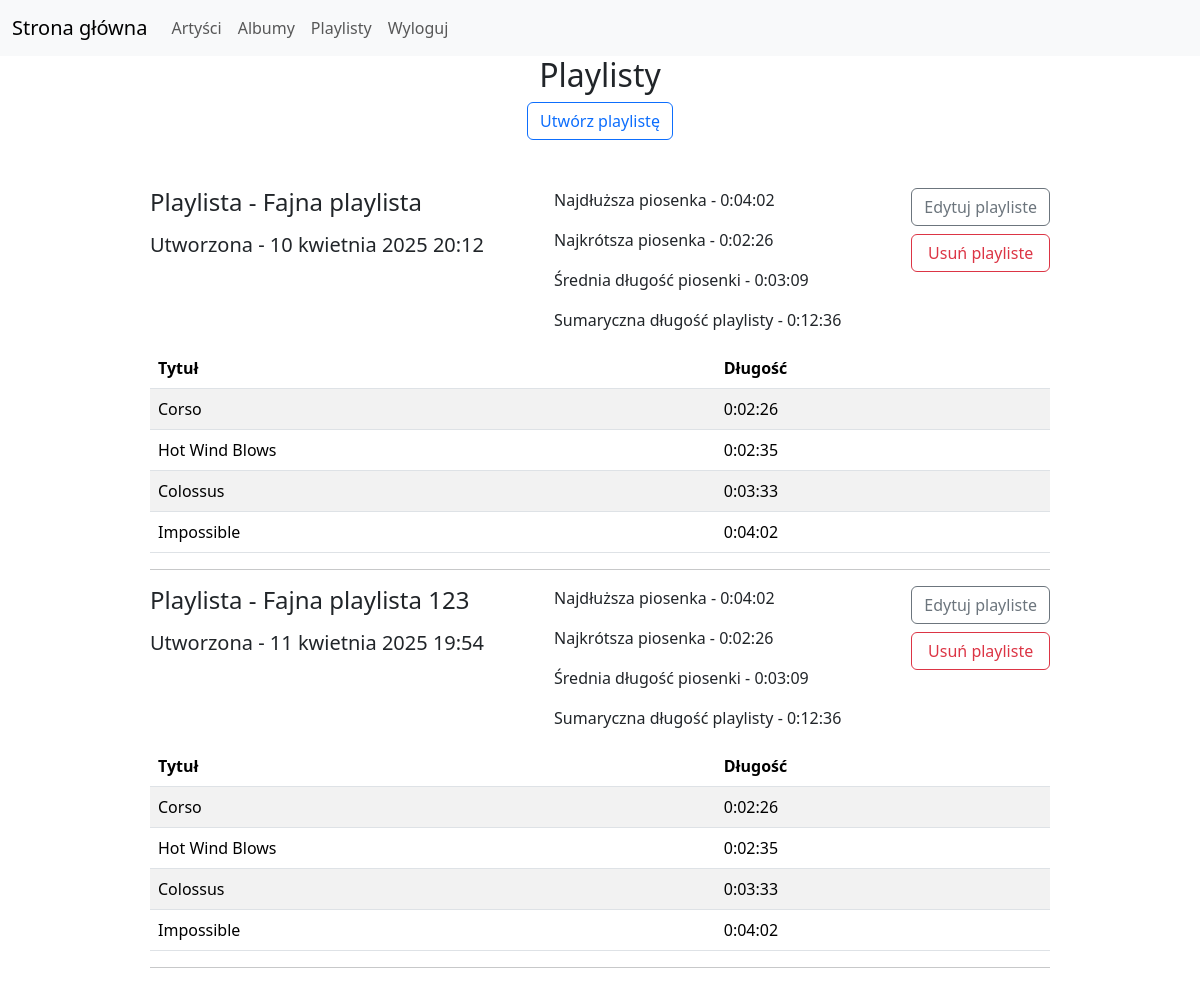
The page /playlists (signed in) on the database as committed earlier.
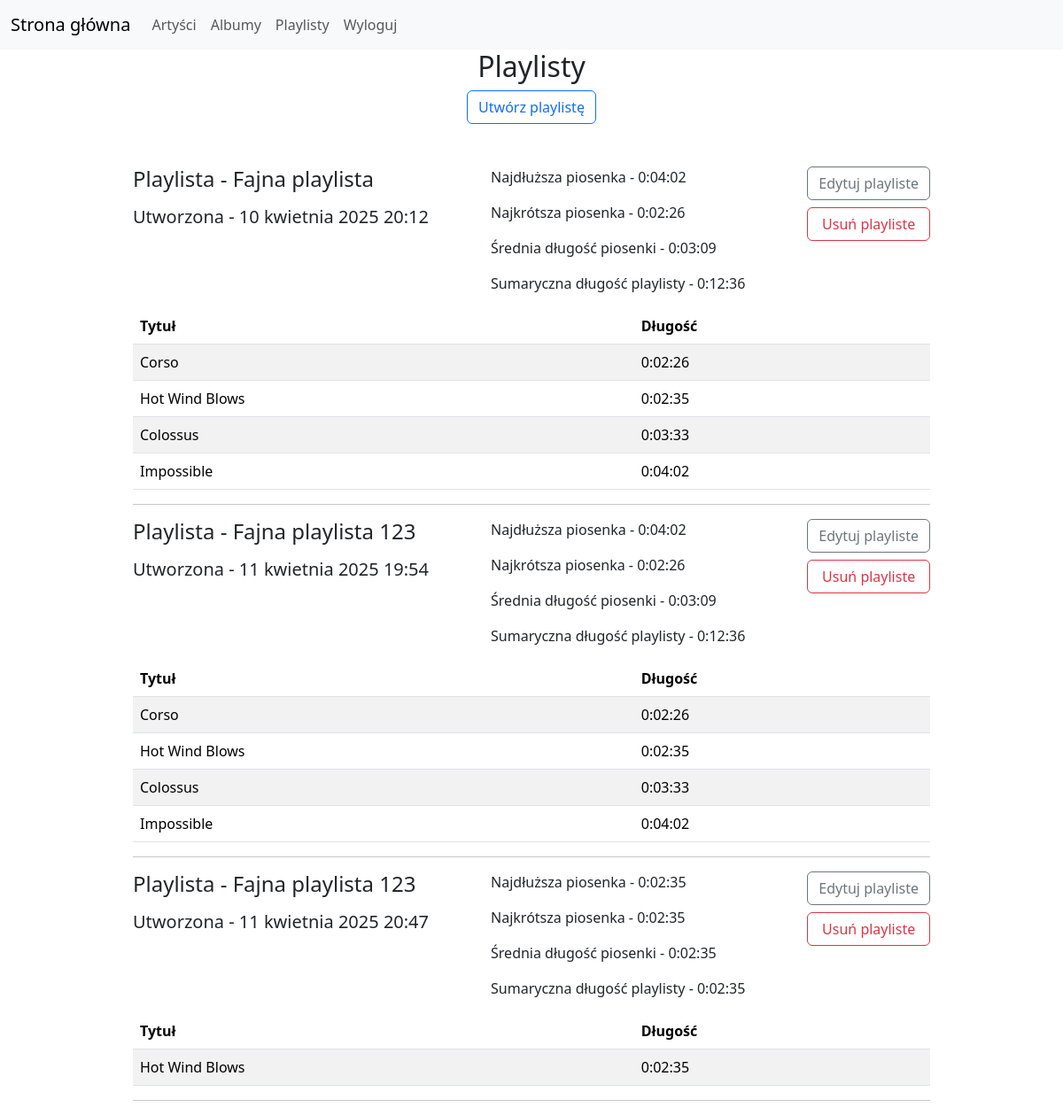
The same page on the database as committed later.
### bumbox/models.py (models this page shows, shortened)
class Playlist(models.Model):
  name = models.CharField(max_length=100, blank=False)
  profile = models.ForeignKey(Profile, on_delete=models.CASCADE, related_name='playlists')
  tracks = models.ManyToManyField(Track, related_name='playlists')
  created_at = models.DateTimeField(auto_now_add=True)

class Track(models.Model):
  title = models.CharField(max_length=200, blank=False)
  album = models.ForeignKey(Album, on_delete=models.CASCADE, related_name='tracks')
  duration = models.DurationField(blank=False)

### bumbox/views.py (the view)
# urls.py: path('playlists', views.playlists, name='playlists'),
@login_required
def playlists(request):
  profile = Profile.objects.get(user=request.user)
  playlists = Playlist.objects.all().filter(profile_id=profile.pk).prefetch_related('tracks')
  playlists_with_stats = []
  for playlist in playlists:
    stats = playlist.tracks.aggregate(longest=Max('duration'), shortest=Min('duration'), average=Avg('duration'), total=Sum('duration'))
    playlists_with_stats.append({'playlist': playlist, 'stats': stats})
  return render(request, 'user/playlists.html', {'playlists_with_stats': playlists_with_stats})

### bumbox/templates/user/playlists.html
{% extends "index.html" %} {% block content %}
<h2>Playlisty</h2>
<a href="{% url 'add-playlist' %}" class="btn btn-outline-primary mb-5"
	>Utwórz playlistę</a
>
{% for item in playlists_with_stats %}
<div class="d-flex gap-5 justify-content-between">
	<div class="d-flex flex-column gap-2 justify-content-start align-items-start">
		<h4>Playlista - {{item.playlist.name}}</h4>
		<h5>Utworzona - {{item.playlist.created_at}}</h5>
	</div>
	<div class="d-flex flex-column justify-content-start align-items-start">
		<p>Najdłuższa piosenka - {{item.stats.longest}}</p>
		<p>Najkrótsza piosenka - {{item.stats.shortest}}</p>
		<p>Średnia długość piosenki - {{item.stats.average}}</p>
		<p>Sumaryczna długość playlisty - {{item.stats.total}}</p>
	</div>
	<div class="d-flex flex-column gap-2 justify-content-start align-items-start">
		<a
			href="{% url 'update-playlist' item.playlist.pk %}"
			class="btn btn-outline-secondary w-100"
			>Edytuj playliste</a
		>
		<a
			href="{% url 'delete-playlist' item.playlist.pk %}"
			class="btn btn-outline-danger w-100"
			>Usuń playliste</a
		>
	</div>
</div>
{% if item.playlist.tracks.all %}
<table class="table table-striped">
	<thead>
		<tr>
			<th scope="col">Tytuł</th>
			<th scope="col">Długość</th>
		</tr>
	</thead>
	<tbody>
		{% for track in item.playlist.tracks.all %}
		<tr>
			<td>{{track.title}}</td>
			<td>{{track.duration}}</td>
		</tr>
		{% endfor %}
	</tbody>
</table>
<hr class="divider" />
{% endif %} {% endfor %} {% endblock %}

Rows that differ between the two databases and show on the page:
added Playlist: playlist.name "Fajna playlista 123", playlist.created_at "11 kwietnia 2025 20:47", stats.longest "0:02:35", stats.shortest "0:02:35", stats.average "0:02:35", stats.total "0:02:35", Track (title "Hot Wind Blows", duration "0:02:35")
